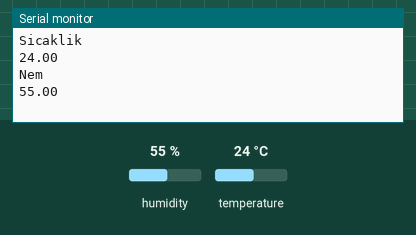
Simulated run of this sketch. Board: Arduino Uno, built with avr-gcc and run on an emulated ATmega328P. Parts: the last lines printed to the serial monitor. Inputs (shaded band) come from the test bench; at power-on: humidity 55 %, temperature 24 °C.

Above: at 6.8 s.
6.9 s: humidity set to 22 %
At 12.2 s:
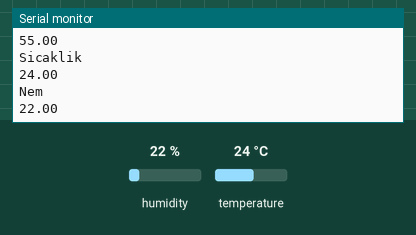
12.3 s: temperature set to 12 °C
At 17.0 s:
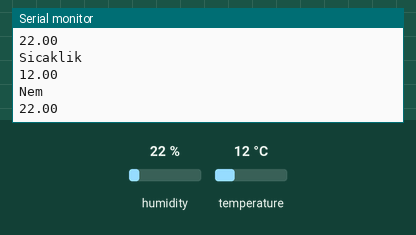
17.7 s: humidity set to 40 %
At 20.9 s:
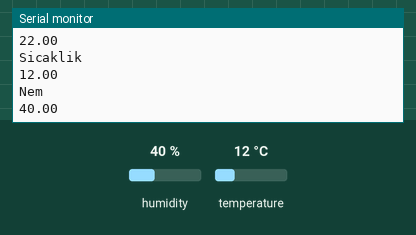
Timing chart, 0 to 22.4 s (numbered marks = the images above; inputs shaded):
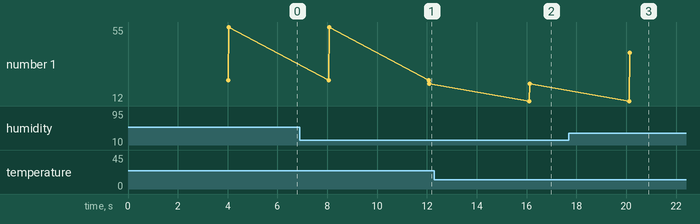

Measured:
- after the input at 6.9 s, the serial monitor: prints a new line after 5.2 s (image 1)
- after the input at 12.3 s, the serial monitor: prints a new line after 3.8 s (image 2)
- after the input at 17.7 s, the serial monitor: prints a new line after 2.4 s (image 3)
- plotted number 1: 55 → 22 after the input at 6.9 s, 22 → 40 after the input at 17.7 s

The sketch:

DHT_11_ile_sicaklik_ve_nem_olcme.ino
```cpp
#include <DHT.h>

#define DHTPIN 2
#define DHTTYPE DHT11

DHT dht(DHTPIN,DHTTYPE);


void setup() {

  Serial.begin(9600);
  dht.begin();

}

void loop() {

   delay(2000);

   float nem = dht.readHumidity();
   float sicaklik = dht.readTemperature();

    if(isnan(nem)||isnan(sicaklik))
    {
      Serial.println("Sensor bilgilerinde hata var.");
    }

    delay(2000);
    Serial.println("Sicaklik");
    Serial.println(sicaklik);
    Serial.println("Nem");
    Serial.println(nem);

}
```
